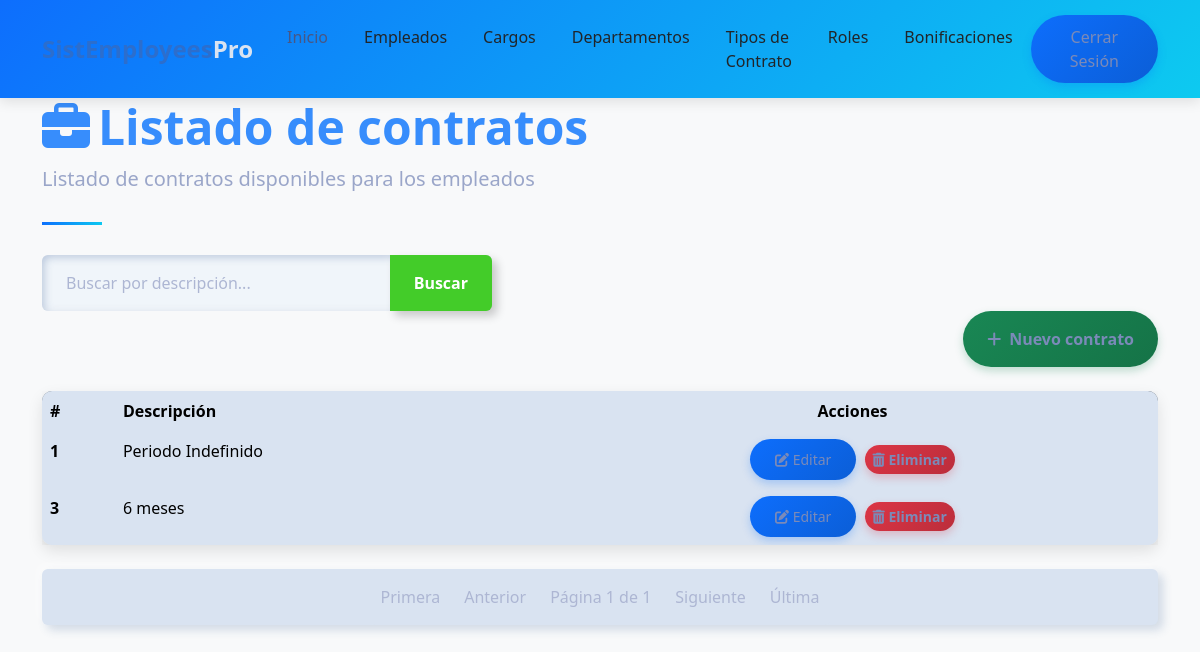
Screenshot of /empleados/contrato_list/ (signed in) with the database file from the repository.
### empleados/models.py (models this page shows, shortened)
class TipoContrato(models.Model):
    descripcion = models.CharField(max_length=100)

### empleados/views.py (the view)
# urls.py: path('contrato_list/', contrato_list, name='contrato_list'),  # URL para la vista contrato
@login_required
def contrato_list(request):
    query = request.GET.get('q', None)
    if query:
        contratos = TipoContrato.objects.filter(Q(descripcion__icontains=query))
    else:
        contratos = TipoContrato.objects.all()
    paginator = Paginator(contratos, 5)
    page_number = request.GET.get('page')
    page_obj = paginator.get_page(page_number)
    context = {'contratos': page_obj, 'title': 'Listado de Tipos de Contrato'}
    return render(request, 'contrato/list.html', context)

### templates/contrato/list.html (shortened to what this page needs)
{% extends "home.html" %}
{% block content %}
<div class="container">
    <header class="page-header">
        <h1 class="display-5 fw-bold text-primary">
            <i class="fas fa-briefcase me-2"></i>Listado de contratos
        </h1>
        <p class="lead text-muted">Listado de contratos disponibles para los empleados</p>
    </header>
    <form action="" style="max-width: 450px;">
        <div class="input-group">
            <input type="text" class="form-control" placeholder="Buscar por descripción..." name="q" value="{{ request.GET.q }}">
            <button class="btn btn-outline-success" type="submit" data-bs-toggle="tooltip" data-bs-title="Escriba parte de la descripción del contrato y haga clic en buscar">
                Buscar
            </button>
        </div>
    </form>
    <div class="d-flex justify-content-end mb-4">
        <a class="btn btn-success" href="{% url 'empleados:contrato_create' %}">
            <i class="fas fa-plus me-2"></i>Nuevo contrato
        </a>
    </div>
    <div class="card mb-4">
        <div class="card-body p-0">
            <div class="table-responsive">
                <table class="table table-hover mb-0">
                    <thead>
                        <tr>
                            <th scope="col">#</th>
                            <th scope="col">Descripción</th>
                            <th scope="col" class="text-center">Acciones</th>
                        </tr>
                    </thead>
                    <tbody>
                        {% for contrato in contratos %}
                        <tr>
                            <th scope="row">{{ contrato.id }}</th>
                            <td>{{ contrato.descripcion }}</td>
                            <td class="text-center">
                                <a href="{% url 'empleados:contrato_update' contrato.id %}" class="btn btn-sm btn-primary me-1">
                                    <i class="fas fa-edit"></i> Editar
                                </a>
                                <a href="{% url 'empleados:contrato_delete' contrato.id %}" class="btn btn-sm btn-danger">
                                    <i class="fas fa-trash-alt"></i> Eliminar
                                </a>
                            </td>
                        </tr>
                        {% endfor %}
                    </tbody>
                </table>
            </div>
        </div>
    </div>
    <nav aria-label="Page navigation">
    <ul class="pagination justify-content-center">
        {% if contratos.has_previous %}
        <li class="page-item">
            <a class="page-link" href="?page=1{% if request.GET.q %}&q={{ request.GET.q }}{% endif %}">Primera</a>
        </li>
        <li class="page-item">
            <a class="page-link" href="?page={{ contratos.previous_page_number }}{% if request.GET.q %}&q={{ request.GET.q }}{% endif %}">Anterior</a>
        </li>
        {% else %}
        <li class="page-item disabled"><span class="page-link">Primera</span></li>
        <li class="page-item disabled"><span class="page-link">Anterior</span></li>
        {% endif %}
        <li class="page-item disabled">
        <span class="page-link">Página {{ contratos.number }} de {{ contratos.paginator.num_pages }}</span>
        </li>
        {% if contratos.has_next %}
        <li class="page-item">
            <a class="page-link" href="?page={{ contratos.next_page_number }}{% if request.GET.q %}&q={{ request.GET.q }}{% endif %}">Siguiente</a>
        </li>
        <li class="page-item">
            <a class="page-link" href="?page={{ contratos.paginator.num_pages }}{% if request.GET.q %}&q={{ request.GET.q }}{% endif %}">Última</a>
        </li>
        {% else %}
        <li class="page-item disabled"><span class="page-link">Siguiente</span></li>
        <li class="page-item disabled"><span class="page-link">Última</span></li>
        {% endif %}
    </ul>
    </nav>
</div>
{% endblock %}

### templates/home.html (style rules this page uses)
:root { --primary-color: #2c6ecd; --secondary-color: #19b3b3; --accent-color: #f8f9fa; --dark-color: #212529; --text-color: #495057; }
body { font-family: 'Poppins', sans-serif; color: var(--text-color); overflow-x: hidden; }
.btn-primary { background-color: var(--primary-color); border-color: var(--primary-color); padding: 10px 25px; border-radius: 50px; font-weight: 500; transition: all 0.3s ease; }

### templates/contrato/list.html (style rules this page uses)
body { background-color: #f8f9fa; font-family: 'Segoe UI', Tahoma, Geneva, Verdana, sans-serif; }
.card { border-radius: 10px; box-shadow: 0 6px 15px rgba(0,0,0,0.1); transition: transform 0.3s, box-shadow 0.3s; }
.btn-primary { background: linear-gradient(135deg, #0d6efd, #0b5ed7); border: none; box-shadow: 0 4px 8px rgba(13, 110, 253, 0.25); transition: all 0.3s; }
.btn-success { background: linear-gradient(135deg, #198754, #157347); border: none; box-shadow: 0 4px 8px rgba(25, 135, 84, 0.25); transition: all 0.3s; }
.btn-danger { background: linear-gradient(135deg, #dc3545, #bb2d3b); border: none; box-shadow: 0 4px 8px rgba(220, 53, 69, 0.25); transition: all 0.3s; }
.table { border-radius: 10px; overflow: hidden; box-shadow: 0 5px 15px rgba(0,0,0,0.08); }
.table thead { background: linear-gradient(135deg, #6c757d, #495057); color: white; }
.table tbody tr { transition: background-color 0.3s; }
.page-header { position: relative; margin-bottom: 30px; padding-bottom: 15px; }
.page-header:after { content: ''; position: absolute; bottom: 0; left: 0; width: 60px; height: 3px; background: linear-gradient(135deg, #0d6efd, #0dcaf0); }

### rows the page displays
TipoContrato: id "1", descripcion "Periodo Indefinido"
TipoContrato: id "3", descripcion "6 meses"

### other values shown
{{ contratos.number }} "1"
{{ contratos.paginator.num_pages }} "1"
